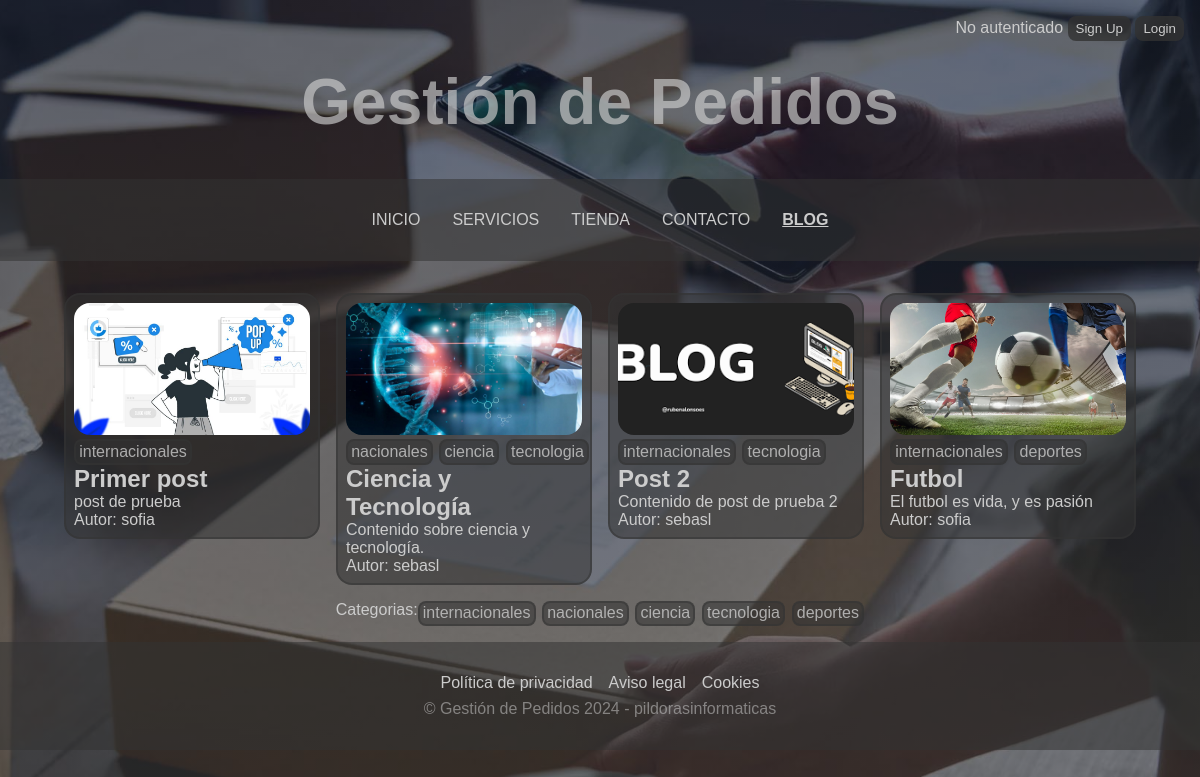
Screenshot of /blog/ with the database file from the repository.
### blog/models.py (models this page shows, shortened)
class Post(models.Model):
    titulo = models.CharField(max_length=50)
    contenido = models.CharField(max_length=50)
    imagen = models.ImageField(upload_to='blog', null=True, blank=True)
    autor = models.ForeignKey(User, on_delete=models.CASCADE)
    categorias = models.ManyToManyField(Categoria)
    created = models.DateTimeField(auto_now_add=True)
    updated = models.DateTimeField(auto_now_add=True)
    class Meta():
        verbose_name = "post"
        verbose_name_plural = "posts"

class Categoria(models.Model):
    nombre = models.CharField(max_length=50)
    created = models.DateTimeField(auto_now_add=True)
    updated = models.DateTimeField(auto_now_add=True)
    class Meta():
        verbose_name = "categoria"
        verbose_name_plural = "categorias"

### blog/views.py (the view)
# urls.py: path('', views.blog, name='blog'),
def blog(request):
    posts = Post.objects.all()
    categorias = Categoria.objects.all()
    return render(request, "blog/blog.html", {'posts': posts, 'categorias': categorias})

### carro/context_processor.py (called while the page is built)
def importe_total_carro(request):
    total = 0
    if request.user.is_authenticated:
        if "carro" in request.session:
            for key, value in request.session["carro"].items():
                total = total + float(value["precio"])
    return {"importe_total_carro": total}

### blog/templates/blog/blog.html
{% extends "proyectowebapp/base.html" %}
{% load static %}
{% block custom_style %}
<link href="{% static 'proyectowebapp/css/blog.css'%}" rel="stylesheet">
{% endblock %}
{% block main %}
<main class="content">
  <section class="posts">
    {% for post in posts %}
    <article class="post">
      {% if post.imagen %}
      <div class="post__img-container">
        <img src="{{post.imagen.url}}" alt="{{post.titulo}}">
      </div>
      {% endif %}
      <div class="categories-container">
        {% for categorie in post.categorias.all %}
        <p class="categorie"><a href="{% url "categoria" categorie.id %}">{{categorie.nombre}}</a></p>
        {% endfor %}
      </div>
      <div class="post__description-container">
        <h2 class="post__title">{{post.titulo}}</h2>
        <p class="post__content">{{post.contenido}}</p>
      </div>
      <div class="post_author">Autor: {{post.autor}}</div>
    </article>
    {% endfor %}
  </section>
  <section class="categories">
    Categorias:
    <div class="categories-container">
    {% for categorie in categorias %}
      <p class="categorie"><a href="{% url "categoria" categorie.id %}">{{categorie.nombre}}</a></p>
    {% endfor %}
    </div>
  </section>
</main>
{% endblock %}

### proyectowebapp/templates/proyectowebapp/base.html (shortened to what this page needs)
<!DOCTYPE html>
<html>
<head>
  {% load static %}
  <link href="{% static 'proyectowebapp/css/index.css'%}" rel="stylesheet">
  {% block custom_style %} {% endblock custom_style %}
</head>
<body>
  <header class="main-header">
    <div class="authentication">
      {% if user.is_authenticated %}
      <span>Hola {{user.username}}</span>
      <button class="authentication__logout"><a href="{% url "cerrar_sesion" %}">Cerrar sesion</a></button>
      {% else %}
      <span>No autenticado</span>
      <button class="authentication__sign-up"><a href="{% url "sign_up" %}">Sign Up</a></button>
      <button class="authentication__login"><a href="{% url "login" %}">Login</a></button>
      {% endif %}
    </div>
    <h1 class="main-title">Gestión de Pedidos</h1>
    <nav class="navbar">
      <div class="navbar-desktop">
        <ul>
          <li class="{% if request.path == '/' %} active {% endif %}">
            <a href="{% url 'home' %}">Inicio</a>
          </li>
          <li class="{% if request.path == '/servicios/' %} active {% endif %}">
            <a href="{% url 'servicios' %}">Servicios</a>
        </li>
        <li class="{% if request.path == '/tienda/' %} active {% endif %}">
          <a href="{% url 'tienda' %}">Tienda</a>
        </li>
        <li class="{% if request.path == '/contacto/' %} active {% endif %}">
          <a href="{% url 'contacto' %}">Contacto</a>
        </li>
        <li class="{% if request.path|slice:':6' == '/blog/' %} active {% endif %}">
          <a href="{% url 'blog' %}">Blog</a>
        </li>
      </ul>
    </div>
  </nav>
</header>
  {% block main %} {% endblock main %}
  <footer class="footer">
    <div class="footer__legal">
      <a href="#">Política de privacidad</a>
      <a href="#">Aviso legal</a>
      <a href="#">Cookies</a>
    </div>
    <p class="footer__copy">&copy; Gestión de Pedidos 2024 - pildorasinformaticas</p>
	</footer>
</body>
</html>

### proyectowebapp/static/proyectowebapp/css/index.css (style rules this page uses)
* { margin: 0; padding: 0; box-sizing: border-box; }
body { font-family: sans-serif; color: #ccc; background: linear-gradient(rgba(15, 25, 47, 0.65), rgba(60, 60, 60, 0.65)), url("../img/bg_main.jpg"); background-attachment: fixed; background-position: center; background-size: cover; }
.main-header { display: flex; flex-direction: column; }
.authentication { align-self: end; position: relative; top: 1rem; right: 1rem; color: #ccc; }
.authentication__sign-up, .authentication__login, .authentication__logout { background-color: #333c; border-radius: .5rem; width: max-content; padding: .3rem .5rem; border: none; align-self: center; }
.authentication__sign-up a, .authentication__login a, .authentication__logout a { color: #ccc; text-decoration: none; }
.main-title { font-size: 4rem; text-align: center; color: #ccca; margin: 2.5rem 0; }
.navbar-desktop { background-color: #3338; padding: 2rem; }
.navbar-desktop ul { display: flex; justify-content: center; gap: 2rem; list-style: none; }
.navbar-desktop a { color: #ccc; text-decoration: none; text-transform: uppercase; }
.active a { font-weight: bold; text-decoration: underline; }
.footer { background-color: #3338; display: flex; flex-direction: column; align-items: center; gap: .5rem; padding: 2rem; }
.footer__legal { display: flex; gap: 1rem; }
.footer__legal a { color: #ccc; text-decoration: none; }
.footer__copy { color: #ccc8; }

### proyectowebapp/static/proyectowebapp/css/blog.css (style rules this page uses)
.content { display: flex; flex-direction: column; margin: 2rem 1rem 1rem; align-items: center; gap: 1rem; }
.posts { display: grid; grid-template-columns: repeat(4,1fr); gap: 1rem; align-items: baseline; }
.post { display: flex; flex-direction: column; max-width: 16rem; padding: .5rem; border: 2px solid #3338; border-radius: 1rem; background-color: #3338; }
.post__img-container img { width: 100%; border-radius: 1rem; aspect-ratio: 16 / 9; object-fit: cover; }
.categories-container { display: flex; gap: .4rem; }
.categorie { width: max-content; flex-wrap: nowrap; border: 2px solid #3338; border-radius: .5rem; background-color: #3338; padding: .1rem .2rem; color: #cccc; }
.categorie a { color: #cccc; text-decoration: none; }
.categories { display: flex; width: 90%; justify-content: center; }

### rows the page displays
Post: imagen (picture), titulo "Primer post", contenido "post de prueba", autor "sofia"
Categoria: nombre "internacionales"
Post: imagen (picture), titulo "Ciencia y Tecnología", contenido "Contenido sobre ciencia y tecnología.", autor "sebasl"
Categoria: nombre "nacionales"
Categoria: nombre "ciencia"
Categoria: nombre "tecnologia"
Post: imagen (picture), titulo "Post 2", contenido "Contenido de post de prueba 2", autor "sebasl"
Post: imagen (picture), titulo "Futbol", contenido "El futbol es vida, y es pasión", autor "sofia"
Categoria: nombre "deportes"
